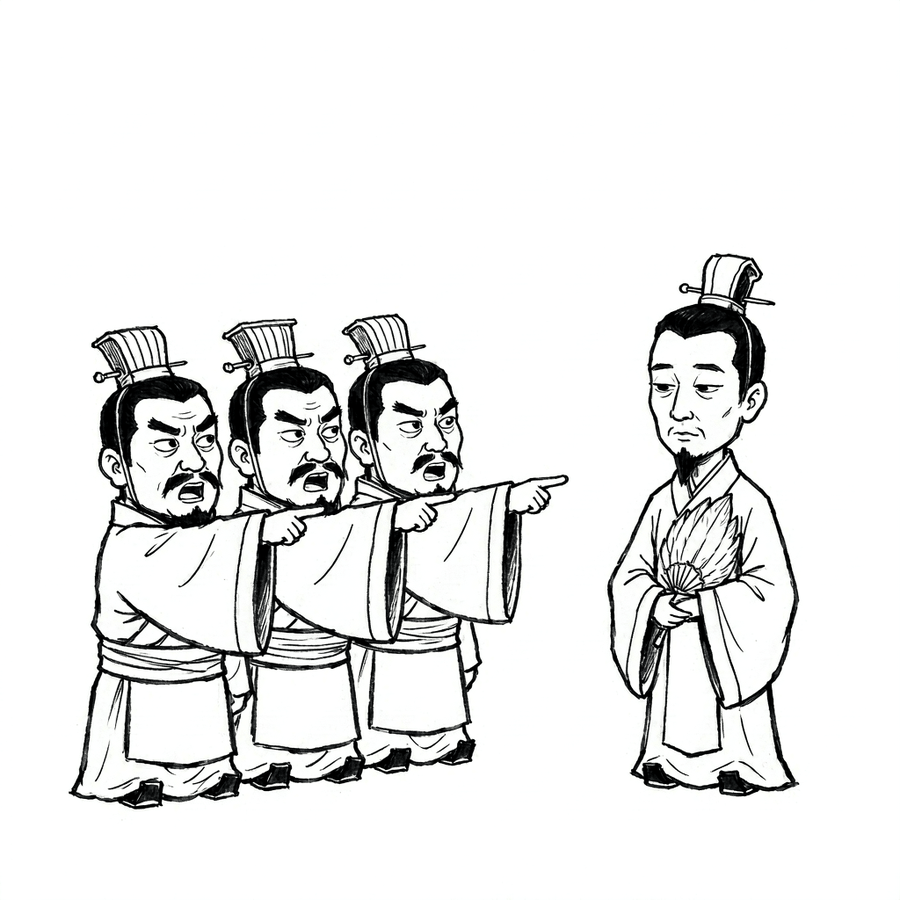
#> input picture assets/reference/04-gen-dialog-raw.png, 900 x 900 px
$ python lineart_clean.py ../assets/reference/04-gen-dialog-raw.png
#> lines starting #> are read from the running program, lines starting #| are printed output that depends on the picture; after the words box and inside, x2 and y2 are one past the last pixel; in counts of white or black regions, pixels touching at a corner belong together
#!/usr/bin/env python
# -*- coding: utf-8 -*-
"""lineart_clean —— 把生成模型出的图，变成白板引擎能「逐笔描」的纯线稿。

为什么必须有这一道
------------------
whiteboard_animator 内部走 skeleton_paths：先取连通域 → 算骨架 → 按人手顺序逐段描。
它假设输入是「纯白底 + 纯黑线 + 大片空白」。

生成模型给的是「近似」这样：边缘有抗锯齿灰阶、可能有纸纹噪点、偶尔还有浅灰辅助线。
这些灰阶会被骨架化当成笔画，画出来是一团墨，而不是一笔一笔。

所以只做三件事，别多做：
  1. 灰度 → 阈值二值化（硬边，不留灰）
  2. 去掉面积过小的连通域（噪点、孤立灰点）
  3. 输出白底黑线的 RGB PNG

再顺手处理两个生成模型的通病：
  · 右下角「AI 生成」水印（会变成一个连不上的小连通域，先抹掉）
  · 画面四周大片空白（auto_crop 裁掉，否则人物在画布里太小，气泡尾巴要拖很长）

命令行
------
    python lib/lineart_clean.py in.png out.png            # 净化
    python lib/lineart_clean.py in.png --stats            # 只看连通域体检
    python lib/lineart_clean.py in.png out.png --watermark br
"""

from __future__ import annotations

import sys
from pathlib import Path

import numpy as np
from PIL import Image, ImageFilter


# ────────────────────────── 连通域 ──────────────────────────
def _label(mask: np.ndarray, min_area: int = 0):
    """4 邻域连通域标记（BFS，不引 scipy）。返回 (大小列表, 过滤后的 mask)。

    一万多像素的线稿图在 1 秒级，够用；引入 scipy 反而是额外的安装负担。
    """
    h, w = mask.shape
    seen = np.zeros((h, w), dtype=bool)
    out = mask.copy()
    sizes = []
    for y0 in range(h):
        row = mask[y0]
        if not row.any():
            continue
        for x0 in np.flatnonzero(row):
            x0 = int(x0)
            if seen[y0, x0]:
                continue
            stack = [(y0, x0)]
            seen[y0, x0] = True
            cells = []
            while stack:
                cy, cx = stack.pop()
                cells.append((cy, cx))
                for dy, dx in ((1, 0), (-1, 0), (0, 1), (0, -1)):
                    ny, nx = cy + dy, cx + dx
                    if 0 <= ny < h and 0 <= nx < w and mask[ny, nx] and not seen[ny, nx]:
                        seen[ny, nx] = True
                        stack.append((ny, nx))
            sizes.append(len(cells))
            if min_area and len(cells) < min_area:
                for cy, cx in cells:
                    out[cy, cx] = False
    return sizes, out


# [23 lines left out: functions strip_watermark, auto_crop, not called in this run]


# ────────────────────────── 主函数 ──────────────────────────
def clean(src, dst=None, threshold: int = 175, min_area: int = 20,
          watermark: str | None = None, crop: bool = False):
    """src: 输入路径；dst: 输出路径（None 则返回 PIL.Image）。"""
#> called with threshold = 175, min_area = 20, crop = False
    a = np.array(Image.open(src).convert("L"))

    # 中值滤波抹掉纸纹与压缩噪点，同时保住线（核必须是 3）
    a = np.array(Image.fromarray(a).filter(ImageFilter.MedianFilter(3)))

    if watermark:
        a = strip_watermark(a, watermark)

    ink = a < threshold
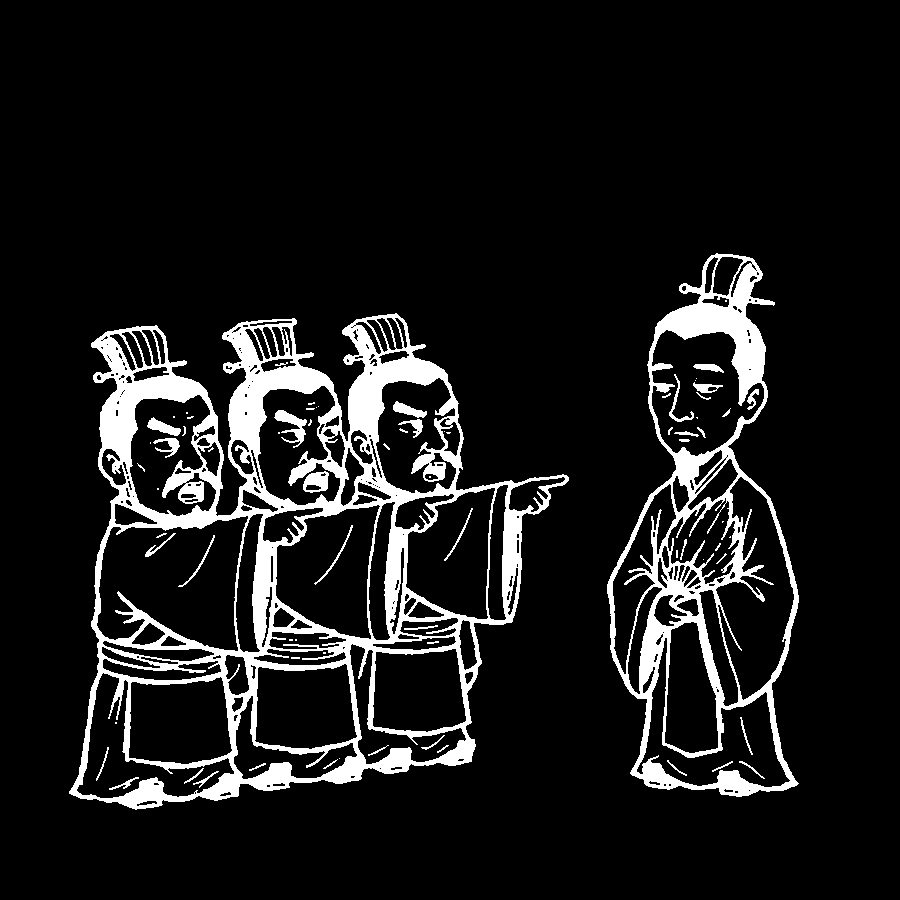
#> ink: shape (900, 900) bool; 10.2% white; 76 white regions (35 under 20 px), largest, box (x1, y1, x2, y2) and area: (69, 313, 569, 810) 55966, (607, 253, 799, 797) 22288, (274, 410, 307, 448) 481
    _, ink = _label(ink, min_area)
#> after the loop in _label, `for y0 in range(h):`:
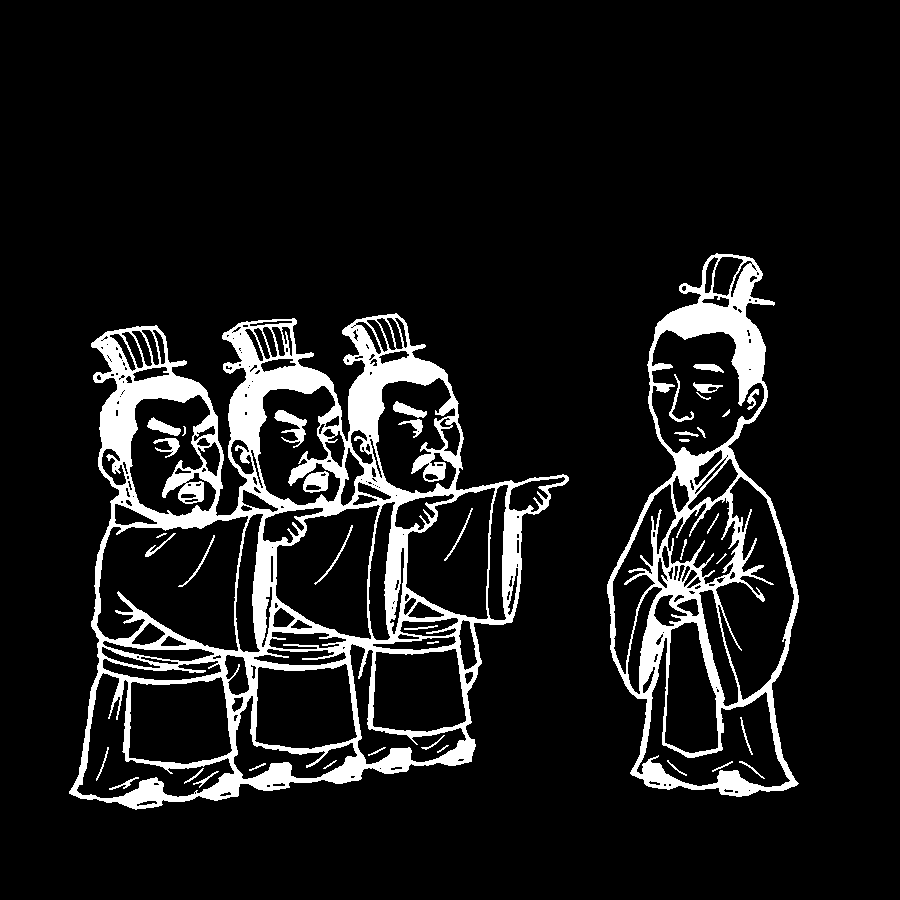
#> out: shape (900, 900) bool; 10.2% white; 41 white regions, largest, box (x1, y1, x2, y2) and area: (69, 313, 569, 810) 55961, (607, 253, 799, 797) 22217, (274, 410, 307, 448) 481
#> after the loop in _label, `for y0 in range(h):`: sizes = 94 values, max 55573 at index 2, min 1 at index 8, mean 878.5

    out = np.where(ink, 0, 255).astype(np.uint8)
    if crop:
        out, box = auto_crop(out)
        img = Image.fromarray(out, mode="L").convert("RGB")
    else:
        img = Image.fromarray(out, mode="L").convert("RGB")
        box = None

    if dst:
        Path(dst).parent.mkdir(parents=True, exist_ok=True)
        img.save(dst)
        return dst if box is None else (dst, box)
    return img if box is None else (img, box)


# [24 lines left out: function stats, not called in this run]


if __name__ == "__main__":
    args = sys.argv[1:]
    if not args:
        print(__doc__)
        raise SystemExit(0)

    src = args[0]
    if "--stats" in args:
        import json
        print(json.dumps(stats(src), ensure_ascii=False, indent=2))
        raise SystemExit(0)

    dst = args[1] if len(args) > 1 and not args[1].startswith("--") else str(
        Path(src).with_name(Path(src).stem + "_clean.png"))
    wm = None
    if "--watermark" in args:
        wm = args[args.index("--watermark") + 1]
    r = clean(src, dst, watermark=wm, crop="--crop" in args)
    print(r)

$ run again, on assets/reference/05-gen-character-raw.png
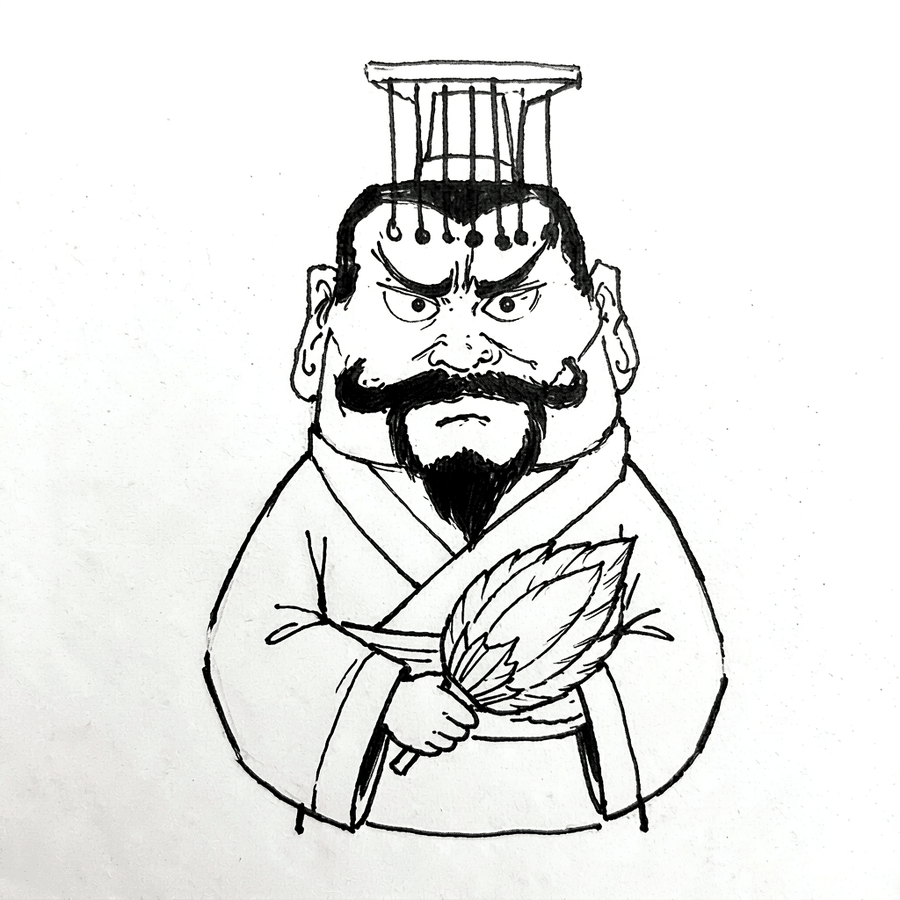
#> input picture assets/reference/05-gen-character-raw.png, 900 x 900 px
#> in clean, `ink = a < threshold`:
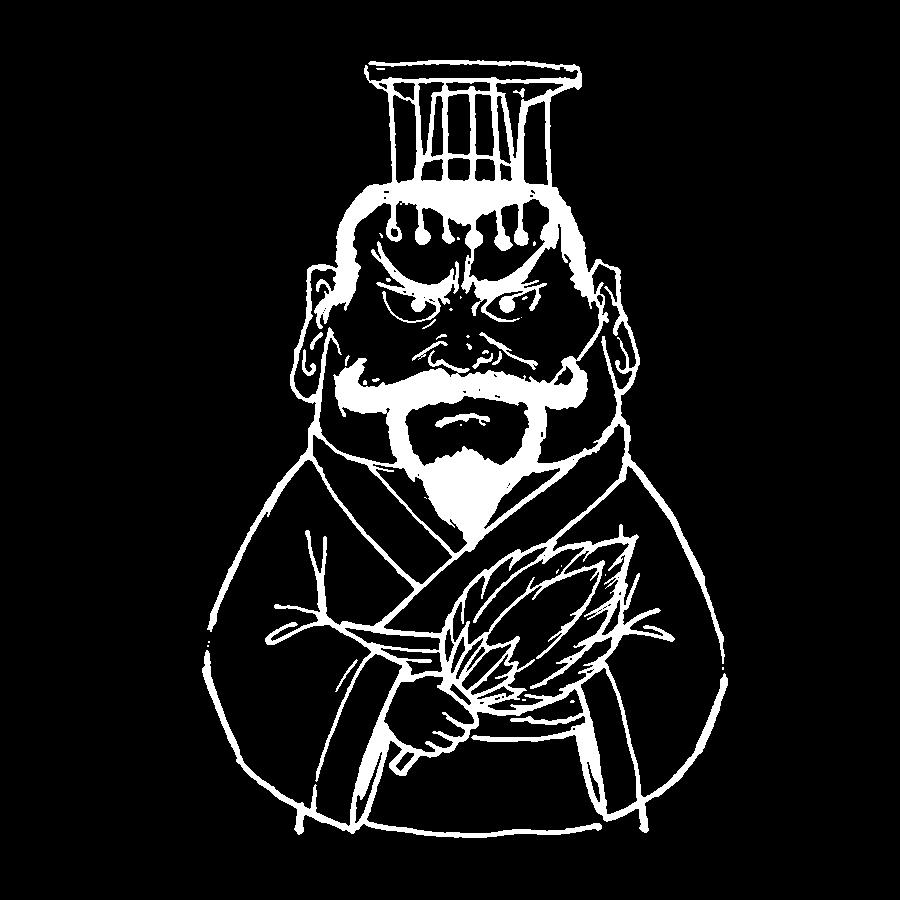
#> ink: shape (900, 900) bool; 9.5% white; 38 white regions (21 under 20 px), largest, box (x1, y1, x2, y2) and area: (202, 60, 728, 838) 73142, (371, 241, 459, 323) 1881, (435, 413, 490, 428) 333
#> after the loop in _label, `for y0 in range(h):`: sizes = 48 values, max 72924 at index 0, min 1 at index 12, mean 1596.2
#> img: PIL image 900x900 RGB; 90.6% white; 17 black regions, largest, box (x1, y1, x2, y2) and area: (202, 60, 728, 838) 73127, (371, 241, 459, 323) 1881, (435, 413, 490, 428) 333
